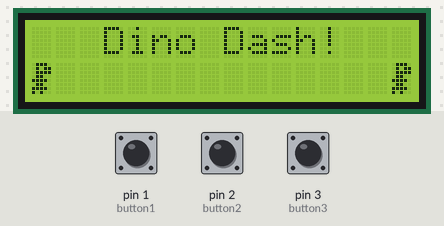
Simulated run of this sketch. Board: Arduino Uno, built with avr-gcc and run on an emulated ATmega328P. Parts: 16×2 character LCD. The inputs (shaded band) are chosen by the test bench; at power-on: pin 2 (button2) HIGH, pin 3 (button3) HIGH, pin 1 (button1) HIGH. EEPROM starts erased.

Above: at 0.97 s.
1.3 s: pin 2 (button2) pulled LOW for 0.15 s
At 2.6 s:
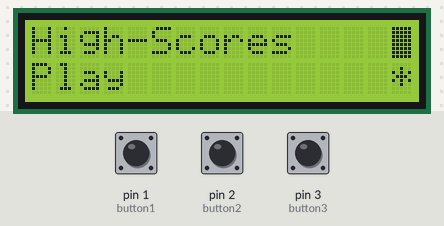
3.1 s: pin 3 (button3) pulled LOW for 0.15 s
At 3.8 s:
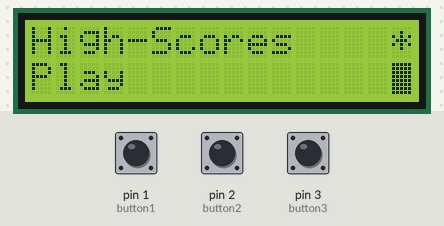
4.7 s: pin 2 (button2) pulled LOW for 1 s
At 5.18 s:
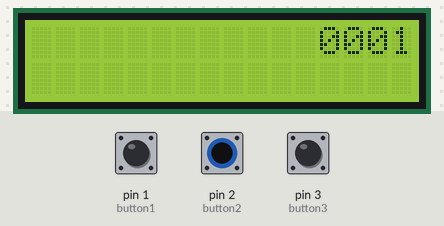

The sketch:

project2.ino
```cpp
#include <EEPROM.h>
#include "customChars.h"
#include "declarations.h"


#include <ShiftedLCD.h>
#include <arduino-timer.h>

auto timer = timer_create_default();
LiquidCrystal lcd(10);

void displayBigNumbers(long score, int column, int row){
  if (score < 10){
    lcd.setCursor(column,row);
    lcd.write(0 + '0');
    lcd.setCursor(column+1,row);
    lcd.write(0 + '0');
    lcd.setCursor(column+2,row);
    lcd.write(0 + '0');
    lcd.setCursor(column+3,row);
    lcd.write(score + '0');
  }
  else if (score < 100){ //Display numbers 0-99
    lcd.setCursor(column, row);
    lcd.write(0 + '0');

    lcd.setCursor(column + 1, row);
    lcd.write(0 + '0');

    lcd.setCursor(column + 2, row);
    lcd.write(score/10 + '0');

    lcd.setCursor(column + 3, row);
    lcd.write(score%10 + '0');
  }

  else if (score < 1000){ //Display numbers 100-990
    lcd.setCursor(column, row);
    lcd.write(0 + '0');

    lcd.setCursor(column + 1, row);
    lcd.write(score/100 + '0');
    lcd.setCursor(column + 2, row);
    if (score % 100 == 0){
      lcd.write(0 + '0');
      lcd.setCursor(column + 3, row);
      lcd.write(0 + '0');
    }
    else{
      lcd.write((score%100)/10 + '0');
      lcd.setCursor(column + 3, row);
      lcd.write((score%100)%10 + '0');
    }
  }

  else{ //Display numbers 1000 - 9990
    lcd.setCursor(column, row);
    lcd.write(score/1000 + '0');
    lcd.setCursor(column + 1, row);

    if (score%1000 < 100) {
      lcd.write(0+'0');
    }
    else{
      lcd.write((score%1000)/100 + '0');
    }

    lcd.setCursor(column + 2, row);
    if (score % 100 == 0){
      lcd.write(0 + '0');
      lcd.setCursor(column + 3, row);
      lcd.write(0 + '0');
    }
    else{
      lcd.write((score%100)/10 + '0');
      lcd.setCursor(column + 3, row);
      lcd.write((score%100)%10 + '0');
    }
  }
}

enum menusState{start, displayTitle, displayMenu1, displayHighScores} menusState;
void menusTick(){
  switch(menusState){
    case start:
      lcd.setCursor(15,0);
      lcd.print(" ");
      if (gameStartFlag == 0 && titleScreenFlag == 1){
        titleScreenCnt = 0;
        menusState = displayTitle;
      }
      else{
        lcd.setCursor(16,1); //I dont know why but this fixes an error i get when i try to go back to the title screen after finishing a game
        lcd.print(" ");
        menusState = start;
      }
      break;
    case displayTitle:
      titleScreenCnt++;
      if (button2Click){
        titleScreenFlag = 0;
      }
      if (titleScreenFlag == 0){
        menusState = displayMenu1;
        pos = 1;
      }
      else{
        lcd.setCursor(0,0);
        lcd.print("   Dino Dash!");

        if (titleScreenCnt % 2 == 0){
          lcd.setCursor(0,1);
          lcd.print("  Press Start!");
          lcd.setCursor(0,1); //Display dinosaur character 1
          lcd.write(0);
          lcd.setCursor(15,1);
          lcd.write(0);
        }
        else{
          lcd.setCursor(0,1);
          lcd.print("              ");
          lcd.setCursor(0,1); //Display dinosaur character 2
          lcd.write(1);
          lcd.setCursor(15,1);
          lcd.write(1);
        }
        menusState = displayTitle;
      }
      break;
    case displayMenu1:
      lcd.clear();
      lcd.print("High-Scores    *");
      lcd.setCursor(0,1);
      lcd.print("Play           *");

      if (pos && button3Click){
        pos = 0;
      }
      else if (!pos && button1Click){
        pos = 1;
      }

      if (pos){
        lcd.setCursor(15,0);
        lcd.blink();
      }
      else{
        lcd.setCursor(15,1);
        lcd.blink();
      }

      if (pos && button2Click){ //Cursor position hovering over HIGHSCORES
        menusState = displayHighScores;
        pos = 1;
      }
      else if (!pos && button2Click){ //Cursor position hovering over PLAY
        menusState = start;
        lcd.clear();
        gameStartFlag = 1;
      }
      else{
        menusState = displayMenu1;
      }
      break;
    case displayHighScores:
      lcd.clear();
      if (pos){
        lcd.setCursor(0,0);
        lcd.print("1-");

        displayBigNumbers(highScore1, 2, 0);
        //lcd.write(highScore1 + '0');

        lcd.setCursor(0,1);
        lcd.print("2-");
        displayBigNumbers(highScore2, 2, 1);
        //lcd.write(highScore2 + '0');
      }
      else if (!pos){
        lcd.setCursor(0,0);
        lcd.print("2-");
        displayBigNumbers(highScore2, 2, 0);
        //lcd.write(highScore2 + '0');

        lcd.setCursor(0,1);
        lcd.print("3-");
        displayBigNumbers(highScore3, 2, 1);
        //lcd.write(highScore3 + '0');
      }
      lcd.noCursor();
      lcd.noBlink();

      if (pos && button3Click){
        pos = 0;
      }
      else if(!pos && button1Click){
        pos = 1;
      }

      if (button2Click){
        menusState = displayMenu1;
        pos = 1;
      }
      else{
        menusState = displayHighScores;
      }
      break;
  }
}

enum buttonState{start2, buttonRelease, button1Press, button2Press, button3Press} buttonState;
void buttonTick(){
  switch(buttonState){
    case start2:
      buttonState = buttonRelease;
      break;
    case buttonRelease:
      button1Click = 0;
      button2Click = 0;
      button3Click = 0;

      if (digitalRead(button1) == LOW){
        buttonState = button1Press;
        button1Click = 1;
      }
      else if (digitalRead(button2) == LOW){
        buttonState = button2Press;
        button2Click = 1;
      }
      else if (digitalRead(button3) == LOW){
        buttonState = button3Press;
        button3Click = 1;
      }
      else{
        buttonState = buttonRelease;
      }
      break;
    case button1Press:
      if (digitalRead(button1) == HIGH){
        buttonState = buttonRelease;
      }
      else{
        buttonState = button1Press;
      }
      break;
    case button2Press:
      if (digitalRead(button2) == HIGH){
        buttonState = buttonRelease;
      }
      else{
        buttonState = button2Press;
      }
      break;
    case button3Press:
      if (digitalRead(button3) == HIGH){
        buttonState = buttonRelease;
      }
      else{
        buttonState = button3Press;
      }
      break;
  }
}

enum gameState{start3, waiting, gamePlay, gameOver} gameState;
void gameTick(){
  switch (gameState){
    case start3:
      gameState = waiting;
      break;
    case waiting:
      if (gameStartFlag == 1){
        gameState = gamePlay;
        i = 0;
        gamei = -1;
        gameScore = 0;
        dinoFrame = 0;
        dinoJump = 0; //0 = no jump, 1 = jump;
        cacPos1 = 16;
        cacPos2 = 24;
      }
      else{
        gameState = waiting;
      }
      break;
    case gamePlay:
        i++;
        if (i% 2 == 0 && gameScore < 10000){
          gameScore += 1;
        }

        if (gameScore <= 100){
          periodSpeed = 3;
        }
        else if (gameScore > 150){
          periodSpeed = 2;
        }
        else if (gameScore > 200){
          periodSpeed = 1;
        }
        gamei++;
        if (gamei > periodSpeed){
          //lcd.clear();
          lcd.setCursor(0,1);
          lcd.print(" ");
          lcd.setCursor(cacPos1,1);
          lcd.print(" ");
          lcd.setCursor(cacPos2,1);
          lcd.print(" ");
          cacPos1--;
          cacPos2--;

        lcd.setCursor(cacPos1,1);
        lcd.write(2);
        lcd.setCursor(cacPos2,1);
        lcd.write(3);

        if (cacPos1 < 0){
            //cacPos1 = 16;
            cacPos1 = cacPos2 + 10;
        }
        if (cacPos2 < 0){
          //cacPos2 = 24;
          cacPos2 = cacPos1 + 10;
        }
        gamei = -1;
      }

      if ((dinoJump == 0 && cacPos1 == 2) ||(dinoJump == 0 && cacPos2 == 2)){
          gameState = gameOver;
          gamei = 0;
          gameStartFlag = 0;
          lcd.clear();
          lcd.print("     SCORE:     ");

          if (gameScore >= highScore1){
            highScore3 = highScore2;
            highScore2 = highScore1;
            highScore1 = gameScore;
            EEPROM.write(4, highScore1);
            EEPROM.write(5, highScore2);
            EEPROM.write(6, highScore3);
          }
          else if (gameScore >= highScore2){
            highScore3 = highScore2;
            highScore2 = gameScore;
            EEPROM.write(5, highScore2);
            EEPROM.write(6, highScore3);
          }
          else if(gameScore >= highScore3){
            highScore3 = gameScore;
            EEPROM.write(6, highScore3);
          }

      }
      else{
        gameState = gamePlay;
        displayBigNumbers(gameScore, 12, 0);
      }
      break;
    case gameOver:
      gamei++;

      if (gamei % 4 == 0){
        dinoJump = !dinoJump;
        lcd.setCursor(0, !dinoJump);
        lcd.print(" ");
        lcd.setCursor(0, dinoJump);
        lcd.write(0);
        lcd.setCursor(15, !dinoJump);
        lcd.print(" ");
        lcd.setCursor(15,dinoJump);
        lcd.write(0);
      }

      if (gamei < 10){
        displayBigNumbers(gameScore, 6, 1);
        lcd.setCursor(16,2);
      }
      else if (gamei < 16){
        lcd.setCursor(5,1);
        lcd.print("     ");
        lcd.setCursor(16,2);
      }
      if (gamei == 16){
        gamei = 0;
      }

      if (button2Click){
        gameState = waiting;
        titleScreenFlag = 1;
        //lcd.clear();
        gameStartFlag = 0;
      }
      else{
        gameState = gameOver;
      }

      break;
    default:
      gameState = start3;
      break;
  }
}

enum dinoState{start4, waiting2, readyToJump, jump1,jump2} dinoState;
void dinoTick(){
  switch(dinoState){
    case start4:
      dinoState = waiting2;
      break;
    case waiting2:
      if (gameStartFlag == 1){
        dinoState = readyToJump;
      }
      else{
        dinoState = waiting2;
      }
      break;
    case readyToJump:
      if (gameStartFlag == 0){
        dinoState = waiting2;
      }
      else{
        //////////////
        dinoFrame = !dinoFrame;
        lcd.setCursor(2,1);
        lcd.write(dinoFrame);
        lcd.setCursor(16,2);
        //////////////

        if (button2Click){
          dinoJump = 1;
          dinoState = jump1;
        }
        else{
          dinoState = readyToJump;
        }
      }
      break;
    case jump1:
        if (gameStartFlag == 0){
          dinoState = waiting2;
        }
        else{
          if (!(cacPos1 == 2) && !(cacPos2 == 2)){
            lcd.setCursor(2,1);
            lcd.print(" ");
          }
          lcd.setCursor(2,0);
          lcd.write(dinoFrame);
          lcd.setCursor(16,2);

          dinoi++;
          if (dinoi < 3){
            dinoState = jump1;
            dinoJump = 1;
          }
          else{
            dinoState = jump2;
            dinoi = 0;
          }
          //dinoPeriodi = -1;
        }
      break;
    case jump2:
      if (gameStartFlag == 0){
         dinoState = waiting2;
      }
      else{
        lcd.setCursor(2,0);
        lcd.print(" ");
        lcd.setCursor(2,1);
        lcd.write(dinoFrame);
        lcd.setCursor(16,2);


        dinoJump = 0;
        dinoi++;
        if (dinoi < 2){
          dinoState = jump2;
        }
        else{
          dinoState = readyToJump;
          dinoi = 0;
        }
      }
      break;
  }
}

void setup() {
  EEPROM.write(4, highScore1);
  EEPROM.write(5, highScore2);
  EEPROM.write(6, highScore3);
  //Serial.begin(9600);
  lcd.begin(16, 2);
  lcd.createChar(0, dino1);
  lcd.createChar(1, dino2);
  lcd.createChar(2, cactus1);
  lcd.createChar(3, cactus2);

  pinMode(button1, INPUT_PULLUP);
  pinMode(button2, INPUT_PULLUP);
  pinMode(button3, INPUT_PULLUP);

  timer.every(200, menusTick);
  timer.every(50, buttonTick);
  timer.every(100, gameTick);
  timer.every(250, dinoTick);
}

void loop() {
  highScore1 = EEPROM.read(4);
  highScore2 = EEPROM.read(5);
  highScore3 = EEPROM.read(6);
  timer.tick();
}
```

customChars.h
```cpp
#ifndef CUSTOMCHARS_H
#define CUSTOMCHARS_H

byte dino1[] = {
  B01110,
  B01011,
  B01111,
  B01100,
  B11110,
  B01100,
  B11110,
  B01010
};

byte dino2[] = {
  B01110,
  B01011,
  B01111,
  B01100,
  B11110,
  B01100,
  B11110,
  B10100
};

byte cactus1[] = {
  B00110,
  B00110,
  B00110,
  B10111,
  B11110,
  B11110,
  B00110,
  B00110
};

byte cactus2[] = {
  B00110,
  B00110,
  B10110,
  B11100,
  B01101,
  B01111,
  B01100,
  B01100
};

#endif
```

declarations.h
```cpp
#ifndef DECLARATIONS_H
#define DECLARATIONS_H

int titleScreenFlag = 1;
int titleScreenCnt = 0;

int button1 = 1;
int button2 = 2;
int button3 = 3;

int button1Click = 0;
int button2Click = 0;
int button3Click = 0;

int pos = 1; //1 = top, 0 = bottom

int highScore1 = 0;
int highScore2 = 0;
int highScore3 = 0;
int gameScore = 0;

int gameStartFlag = 0;
int dinoFrame = 0;
int dinoJump = 0; //0 = no jump, 1 = jump;
int cacPos1 = 16;
int cacPos2 = 24;

int periodSpeed = 3; // 3 = 300ms, 2 = 200ms, 1 = 100ms;
int i = 0;
int dinoi = 0;
int gamei = -1;
int dinoPeriodi = -1;

//int goBack = 1;

#endif
```

Measured:
- after the input at 1.3 s, the display: changes after 0.38 s (image 1)
- after the input at 3.1 s, the display: changes after 0.18 s (image 2)
- after the input at 4.7 s, the display: first changes after 0.18 s (image 3 shows a later state)
